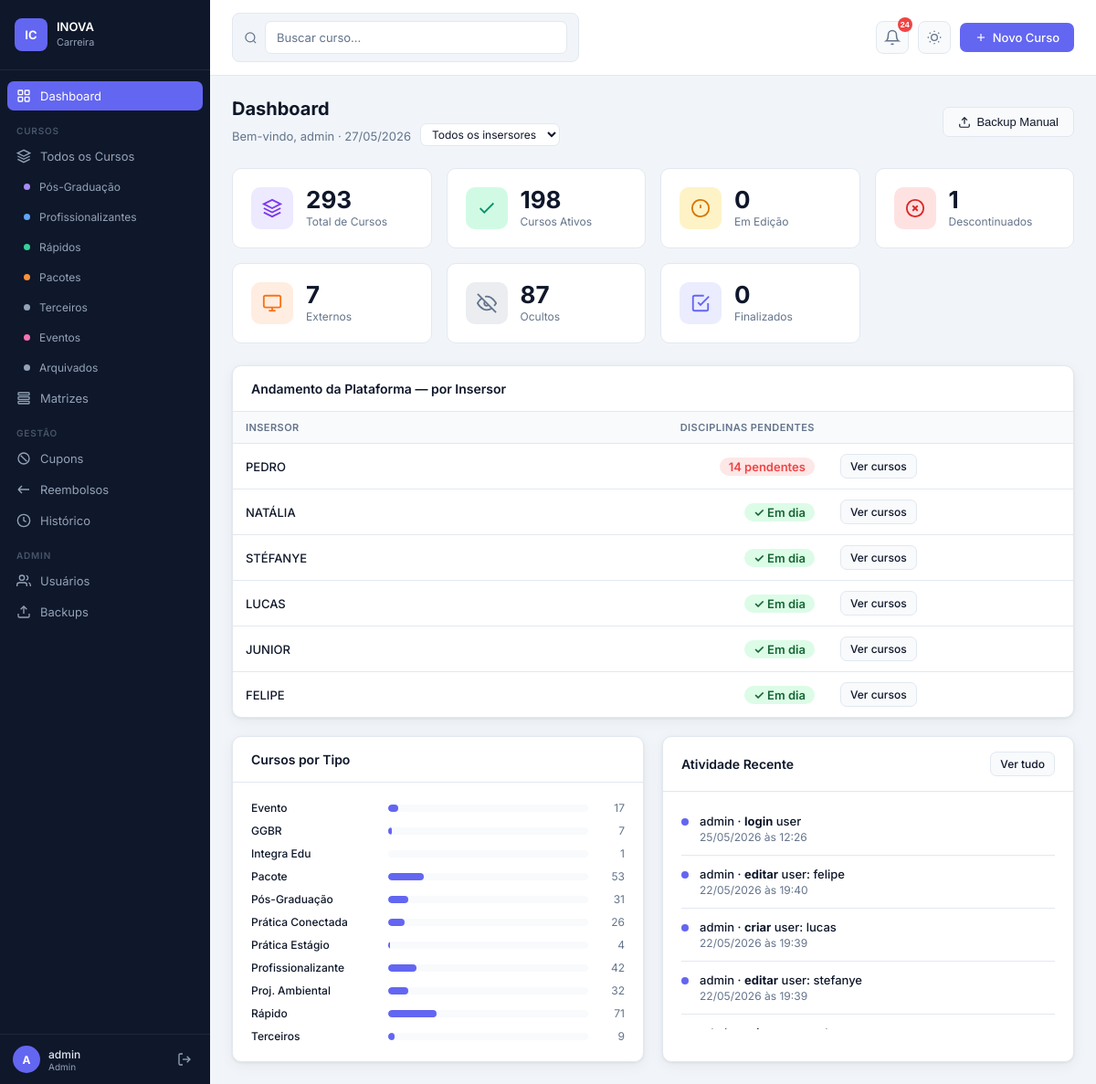
Page /dashboard (signed in) on the earlier database version.
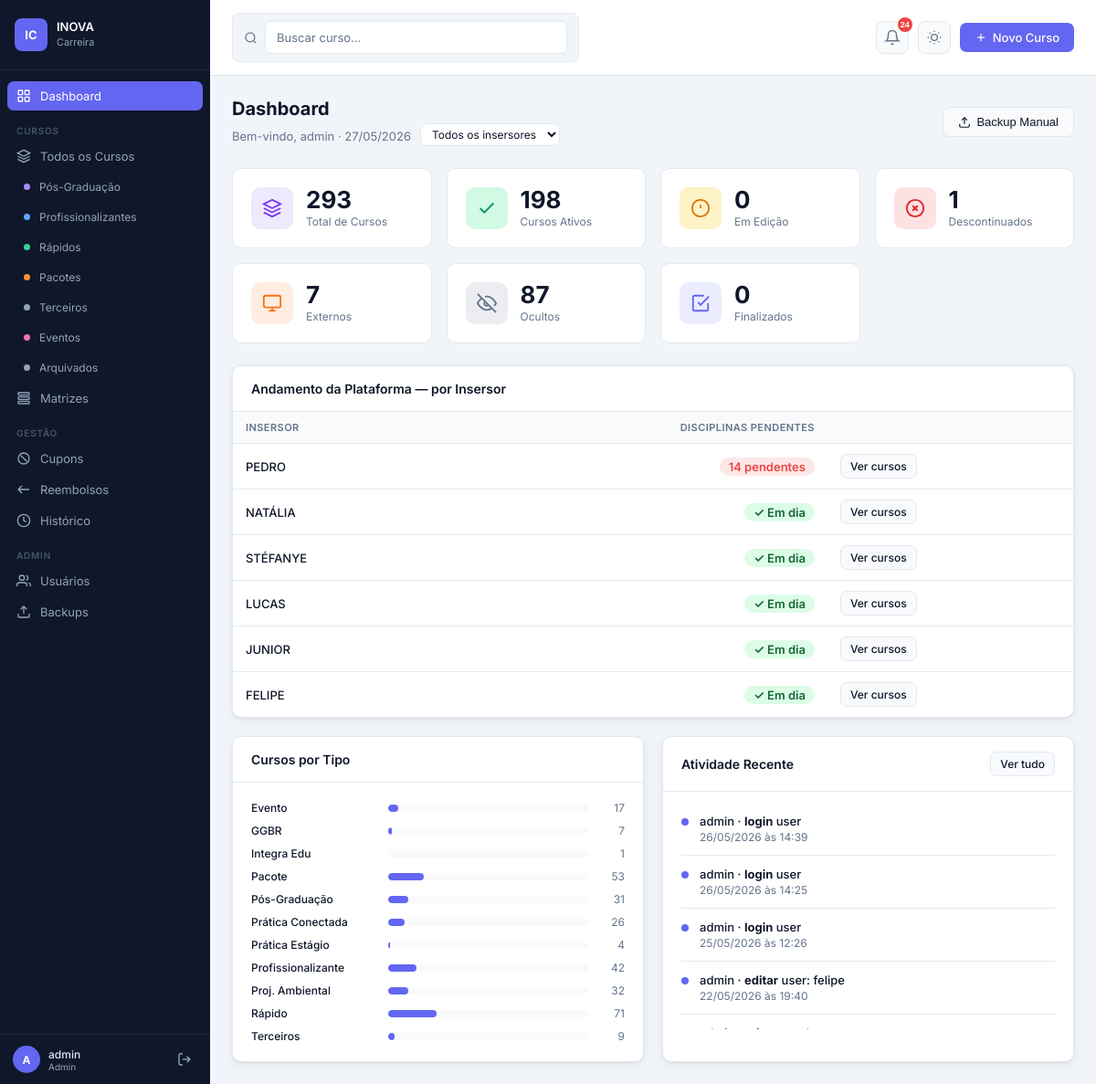
Same page on the later database version.
### app.py (models this page shows)
class Course(db.Model):
    id            = db.Column(db.Integer, primary_key=True)
    nome          = db.Column(db.String(300), nullable=False)
    tipo          = db.Column(db.String(50))   # pos, profissionalizante, rapido, pacote, terceiros, evento, pratica, projeto
    area          = db.Column(db.String(100))
    horas         = db.Column(db.String(20))
    meses         = db.Column(db.String(20))
    valor         = db.Column(db.String(50))
    link_venda    = db.Column(db.Text)
    descricao     = db.Column(db.Text)
    link_imagem   = db.Column(db.Text)
    insersor      = db.Column(db.Text)  # pode ser comma-separated para múltiplos insersores
    obs           = db.Column(db.Text)
    status        = db.Column(db.String(30), default='ativo')  # ativo, descontinuado, em_edicao, oculto
    cupom         = db.Column(db.String(100))
    dono          = db.Column(db.Text)        # para cursos terceiros
    ano           = db.Column(db.String(10))  # ano de criação/edição do curso
    extra_data    = db.Column(db.Text)        # JSON com dados extras (matriz, disciplinas, etc.)
    created_at    = db.Column(db.DateTime, default=datetime.utcnow)
    updated_at    = db.Column(db.DateTime, default=datetime.utcnow, onupdate=datetime.utcnow)
    created_by    = db.Column(db.Integer, db.ForeignKey('user.id'))

class AuditLog(db.Model):
    id         = db.Column(db.Integer, primary_key=True)
    user_id    = db.Column(db.Integer, db.ForeignKey('user.id'))
    username   = db.Column(db.String(80))
    action     = db.Column(db.String(50))   # criar, editar, excluir, login
    entity     = db.Column(db.String(50))   # course, user, cupom
    entity_id  = db.Column(db.Integer)
    detail     = db.Column(db.Text)         # JSON do que mudou
    timestamp  = db.Column(db.DateTime, default=datetime.utcnow)

### app.py (the view, shortened to what this page needs)
@app.route('/dashboard')
@login_required
def dashboard():
    filtro_ins = request.args.get('insersor', '')
    q_base = Course.query
    total     = q_base.count()
    ativos    = q_base.filter_by(status='ativo').count()
    em_edicao = q_base.filter_by(status='em_edicao').count()
    desc      = q_base.filter_by(status='descontinuado').count()
    externos  = q_base.filter_by(status='externo').count()
    ocultos   = q_base.filter_by(status='oculto').count()
    finalizado = q_base.filter_by(status='finalizado').count()
    por_tipo  = db.session.query(Course.tipo, db.func.count(Course.id))\
                          .group_by(Course.tipo).all()
    recentes  = AuditLog.query.order_by(AuditLog.timestamp.desc()).limit(10).all()
    ultimo_bk = BackupRecord.query.order_by(BackupRecord.created_at.desc()).first()
    raw_pend = db.session.query(Course.insersor, db.func.count(Discipline.id))\
        .join(Discipline, Discipline.course_id == Course.id)\
        .filter(Discipline.plataforma_ok == False)\
        .filter(Course.insersor != None, Course.insersor != '')\
        .group_by(Course.insersor).all()
    pend_map = {nome: 0 for nome in EQUIPE_INSERCAO}
    for ins_field, qtd in raw_pend:
        for nome in ins_field.split(','):
            nome_up = nome.strip().upper()
            for canonical in EQUIPE_INSERCAO:
                if nome_up == canonical.upper():
                    pend_map[canonical] += qtd
                    break
    pend_por_ins = sorted(pend_map.items(), key=lambda x: x[1], reverse=True)
    insersores = EQUIPE_INSERCAO
    return render_template('dashboard.html',
        total=total, ativos=ativos, em_edicao=em_edicao, desc=desc,
        externos=externos, ocultos=ocultos, finalizado=finalizado,
        por_tipo=por_tipo, recentes=recentes,
        ultimo_bk=ultimo_bk, pend_por_ins=pend_por_ins,
        insersores=insersores, filtro_ins=filtro_ins)

### app.py (called while the page is built)
def login_required(f):
    @wraps(f)
    def decorated(*args, **kwargs):
        if 'user_id' not in session:
            return redirect(url_for('login'))
        return f(*args, **kwargs)
    return decorated

@app.context_processor
def inject_now():
    return {'now': datetime.now}

    def can_manage_cupons(self):
        if self.role == 'admin': return True
        if self._p().get('block_cupons'): return False
        return self.role == 'editor' or self._p().get('cupons_gerenciar', False)

    def can_manage_reembolsos(self):
        if self.role == 'admin': return True
        if self._p().get('block_reembolsos'): return False
        return self.role == 'editor' or self._p().get('reembolsos_gerenciar', False)

    def can_view_historico(self):
        if self.role == 'admin': return True
        if self._p().get('block_historico'): return False
        return self.role == 'editor' or self._p().get('historico_ver', False)

### templates/dashboard.html (shortened to what the changed rows need)
{% extends 'base.html' %}
{% block content %}
<div class="page">
  <div class="card" style="margin-bottom:20px">
    <div class="card-body" style="padding:0">
      <table>
        <thead><tr><th>Insersor</th><th style="text-align:right">Disciplinas pendentes</th><th></th></tr></thead>
        <tbody>
        {% for ins, qtd in pend_por_ins %}
        <tr>
          <td style="font-weight:500">{{ ins }}</td>
          <td style="text-align:right">
            {% if qtd == 0 %}
              <span style="background:#dcfce7;color:#166534;padding:2px 10px;border-radius:12px;font-weight:600;font-size:13px">✓ Em dia</span>
            {% else %}
              <span style="background:#ef444420;color:#ef4444;padding:2px 10px;border-radius:12px;font-weight:600;font-size:13px">{{ qtd }} pendente{{ 's' if qtd > 1 else '' }}</span>
            {% endif %}
          </td>
          <td><a href="{{ url_for('cursos', insersor=ins) }}" class="btn btn-sm btn-secondary">Ver cursos</a></td>
        </tr>
        {% endfor %}
        </tbody>
      </table>
    </div>
  </div>
  <div style="display:grid;grid-template-columns:1fr 1fr;gap:20px">
    <div class="card">
      <div class="card-body">
        {% set tipo_labels = {'pos':'Pós-Graduação','profissionalizante':'Profissionalizante','rapido':'Rápido','pacote':'Pacote','terceiros':'Terceiros','evento':'Evento','pratica_conectada':'Prática Conectada','pratica_estagio':'Prática Estágio','projeto_ambiental':'Proj. Ambiental','ggbr':'GGBR','integra_edu':'Integra Edu'} %}
        <div class="tipo-list">
          {% for tipo, count in por_tipo %}
          {% set pct = (count / total * 100)|int if total else 0 %}
          <div class="tipo-item">
            <div class="tipo-label">{{ tipo_labels.get(tipo, tipo) }}</div>
            <div class="tipo-bar-wrap"><div class="tipo-bar" style="width:{{ pct }}%"></div></div>
            <div class="tipo-count">{{ count }}</div>
          </div>
          {% endfor %}
        </div>
      </div>
    </div>
    <div class="card">
      <div class="card-body" style="padding:12px 20px;max-height:260px;overflow-y:auto;scrollbar-width:thin;scrollbar-color:var(--border) transparent">
        {% for log in recentes %}
        <div class="log-item">
          <div class="log-dot"></div>
          <div>
            <div class="log-action">{{ log.username }} · <strong>{{ log.action }}</strong> {{ log.entity }}{% if log.detail %}: {{ log.detail[:60] }}{% endif %}</div>
            <div class="log-meta">{{ log.timestamp.strftime('%d/%m/%Y às %H:%M') }}</div>
          </div>
        </div>
        {% else %}
        <div style="color:var(--text-muted);font-size:13px;text-align:center;padding:20px">Nenhuma atividade ainda.</div>
        {% endfor %}
      </div>
    </div>
  </div>
</div>
{% endblock %}

Differences in the rows shown:
no longer on this page (row unchanged): AuditLog: username "admin", action "criar", entity "user", detail "lucas", timestamp "22/05/2026 às 19:39"
no longer on this page (row unchanged): AuditLog: username "admin", action "editar", entity "user", detail "stefanye", timestamp "22/05/2026 às 19:39"
added AuditLog: username "admin", action "login", entity "user", timestamp "26/05/2026 às 14:39"
added AuditLog: username "admin", action "login", entity "user", timestamp "26/05/2026 às 14:25"
